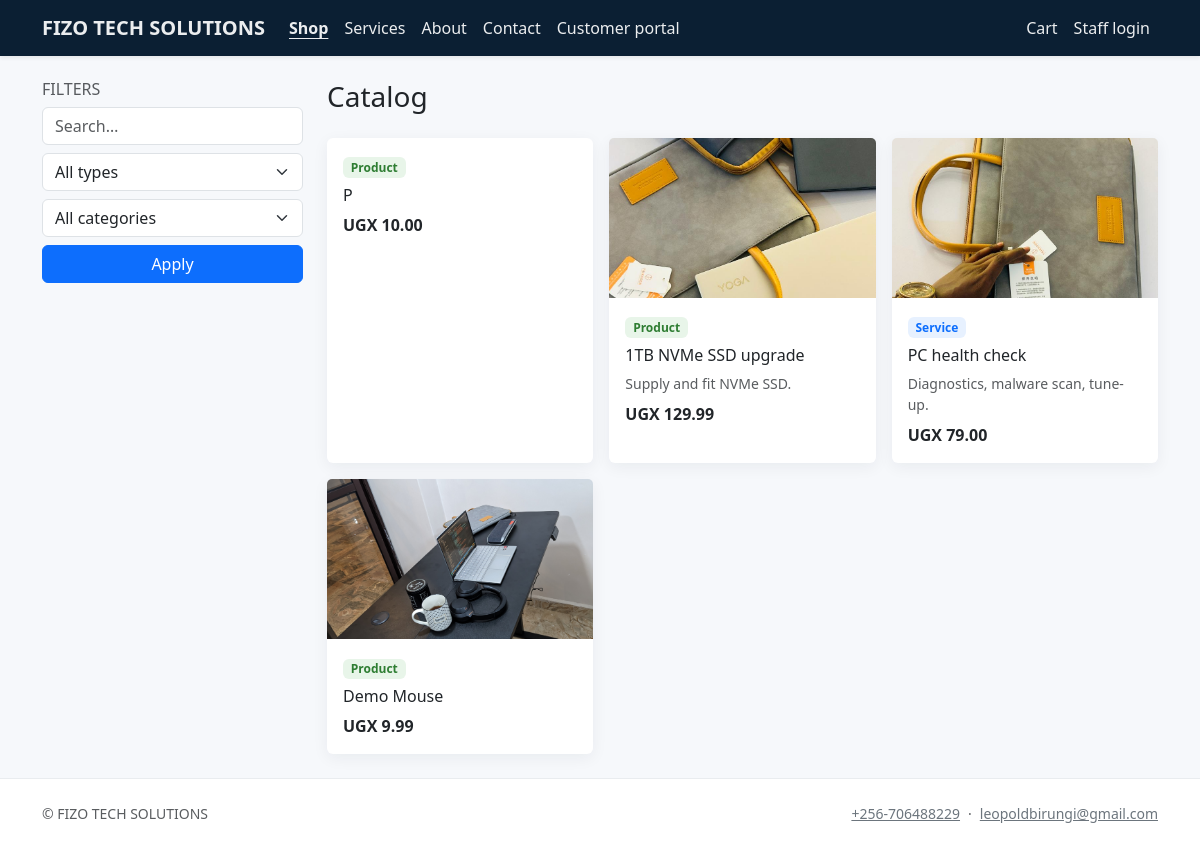
Page /catalog/ on the committed database.
### core/models.py (models this page shows, shortened)
class CompanySettings(models.Model):
    company_name = models.CharField(max_length=200, default="ALLTECH")
    legal_name = models.CharField(max_length=200, blank=True)
    tagline = models.CharField(max_length=300, blank=True)
    email = models.EmailField(blank=True)
    phone = models.CharField(max_length=64, blank=True)
    website = models.URLField(blank=True)
    address_line = models.CharField(max_length=255, blank=True)
    city = models.CharField(max_length=120, blank=True)
    region = models.CharField(max_length=120, blank=True)
    postal_code = models.CharField(max_length=32, blank=True)
    country = models.CharField(max_length=120, blank=True)
    tax_id = models.CharField(max_length=64, blank=True, verbose_name="Tax / VAT ID")
    bank_details = models.TextField(blank=True, help_text="Shown on invoices / proformas.")
    default_tax_rate = models.DecimalField(
        max_digits=5, decimal_places=2, default=0, help_text="Percentage, e.g. 15.00"
    )
    currency_code = models.CharField(max_length=8, default="UGX")
    logo = models.ImageField(upload_to="company/", blank=True, null=True)
    sla_low_hours = models.PositiveIntegerField(
        default=168, help_text="SLA target (hours) for Low priority work — default 1 week."
    )
    sla_normal_hours = models.PositiveIntegerField(
        default=72, help_text="SLA target (hours) for Normal priority — default 3 days."
    )
    sla_high_hours = models.PositiveIntegerField(
        default=24, help_text="SLA target (hours) for High priority — default 24h."
    )
    sla_urgent_hours = models.PositiveIntegerField(
        default=8, help_text="SLA target (hours) for Urgent priority — default 8h."
    )
    class Meta:
        verbose_name = "Company settings"
        verbose_name_plural = "Company settings"
    @classmethod
    def load(cls) -> "CompanySettings":
        obj, _ = cls.objects.get_or_create(pk=1)
        return obj

### catalog/models.py (models this page shows, shortened)
class Product(models.Model):
    KIND_PHYSICAL = "physical"
    KIND_SERVICE = "service"
    KIND_CHOICES = [
        (KIND_PHYSICAL, "Hardware / product"),
        (KIND_SERVICE, "IT service"),
    ]
    category = models.ForeignKey(
        Category, on_delete=models.PROTECT, related_name="products"
    )
    kind = models.CharField(max_length=20, choices=KIND_CHOICES, default=KIND_PHYSICAL)
    name = models.CharField(max_length=200)
    slug = models.SlugField(unique=True, max_length=220)
    sku = models.CharField(max_length=64, blank=True, db_index=True)
    short_description = models.CharField(max_length=300, blank=True)
    description = models.TextField(blank=True)
    price = models.DecimalField(max_digits=12, decimal_places=2)
    compare_at_price = models.DecimalField(
        max_digits=12, decimal_places=2, null=True, blank=True
    )
    track_inventory = models.BooleanField(default=True)
    stock_quantity = models.PositiveIntegerField(default=0)
    reorder_level = models.PositiveIntegerField(
        default=0,
        help_text="Alert when on-hand stock is at or below this level (0 = no alert).",
    )
    service_duration_hours = models.DecimalField(
        max_digits=6,
        decimal_places=2,
        null=True,
        blank=True,
        help_text="For services — estimated hours.",
    )
    is_published = models.BooleanField(default=True)
    is_featured = models.BooleanField(default=False)
    image = models.ImageField(upload_to="products/", blank=True, null=True)
    created_at = models.DateTimeField(auto_now_add=True)
    updated_at = models.DateTimeField(auto_now=True)
    class Meta:
        ordering = ["category__sort_order", "name"]
    def get_absolute_url(self) -> str:
        return reverse("product_detail", kwargs={"slug": self.slug})
    def has_sellable_variants(self) -> bool:
        return self.variants.filter(is_active=True).exists()
    @property
    def primary_display_image(self):
        img = (
            self.gallery_images.filter(image__isnull=False)
            .exclude(image="")
            .order_by("sort_order", "id")
            .first()
        )
        if img and img.image:
            return img.image
        return self.image if self.image else None

class ProductImage(models.Model):
    product = models.ForeignKey(
        Product, on_delete=models.CASCADE, related_name="gallery_images"
    )
    image = models.ImageField(upload_to="products/gallery/", blank=True, null=True)
    sort_order = models.PositiveIntegerField(default=0)
    alt_text = models.CharField(max_length=200, blank=True)
    class Meta:
        ordering = ["sort_order", "id"]

### catalog/views.py (the view, shortened to what this page needs)
# urls.py: path("", views.ProductListView.as_view(), name="product_list"),
class ProductListView(ListView):
    model = Product
    template_name = "catalog/product_list.html"
    context_object_name = "products"
    paginate_by = 12
    def get_queryset(self):
        qs = (
            Product.objects.filter(is_published=True)
            .select_related("category")
            .prefetch_related("gallery_images", "variants")
            .order_by("category__sort_order", "name")
        )
        kind = self.request.GET.get("kind")
        if kind in (Product.KIND_PHYSICAL, Product.KIND_SERVICE):
            qs = qs.filter(kind=kind)
        cat = self.request.GET.get("category")
        if cat:
            qs = qs.filter(category__slug=cat)
        q = self.request.GET.get("q")
        return qs
    def get_context_data(self, **kwargs):
        ctx = super().get_context_data(**kwargs)
        ctx["categories"] = Category.objects.all().order_by("sort_order", "name")
        ctx["current_kind"] = self.request.GET.get("kind") or ""
        ctx["current_category"] = self.request.GET.get("category") or ""
        ctx["search_q"] = self.request.GET.get("q") or ""
        return ctx

### commerce/cart.py (called while the page is built, shortened)
def _cart_dict(session: dict[str, Any]) -> dict[str, int]:
    raw = session.get(CART_SESSION_KEY)
    if not isinstance(raw, dict):
        return {}

def cart_item_count(session) -> int:
    return sum(_cart_dict(session).values())

### commerce/context_processors.py (called while the page is built)
def cart_summary(request):
    return {"cart_item_count": cart_mod.cart_item_count(request.session)}

### core/context_processors.py (called while the page is built)
def company(request):
    m = getattr(request, "resolver_match", None)
    url_name = getattr(m, "url_name", "") or ""
    ctx = {
        "company": CompanySettings.load(),
        "resolve_url_name": url_name,
    }
    user = getattr(request, "user", None)
    if user is not None and user.is_authenticated and user.is_staff:
        ctx["staff_unread_notifications"] = StaffNotification.objects.filter(
            recipient=user, is_read=False
        ).count()
    else:
        ctx["staff_unread_notifications"] = 0
    return ctx

### templates/catalog/product_list.html (shortened to what this page needs)
{% extends "base.html" %}
{% block content %}
<div class="container py-4">
  <div class="row">
    <aside class="col-lg-3 mb-4">
      <h2 class="h6 text-uppercase text-muted" id="catalog-filters-heading">Filters</h2>
      <form method="get" class="d-grid gap-2" aria-labelledby="catalog-filters-heading">
        <input type="search" name="q" value="{{ search_q }}" class="form-control" placeholder="Search…">
        <select name="kind" class="form-select">
          <option value="">All types</option>
        </select>
        <select name="category" class="form-select">
          <option value="">All categories</option>
        </select>
        <button class="btn btn-primary" type="submit">Apply</button>
      </form>
    </aside>
    <div class="col-lg-9" role="region" aria-labelledby="catalog-heading">
      <h1 class="h3 mb-4" id="catalog-heading">Catalog</h1>
      <div class="row g-3">
        {% for p in products %}
        <div class="col-md-4">
          <div class="card card-product h-100">
            {% if p.primary_display_image %}
            <img src="{{ p.primary_display_image.url }}" class="card-img-top object-fit-cover" style="height:160px" alt="{{ p.name }}">
            {% endif %}
            <div class="card-body">
              {% if p.kind == 'service' %}
              <span class="badge badge-kind-service">Service</span>
              {% else %}
              <span class="badge badge-kind-product">Product</span>
              {% endif %}
              <h2 class="h6 mt-2">{{ p.name }}</h2>
              <p class="small text-muted mb-2">{{ p.short_description|truncatewords:16 }}</p>
              <p class="fw-semibold mb-0">
                {% if p.has_sellable_variants and p.min_active_variant_price %}
                From {{ company.currency_code }} {{ p.min_active_variant_price }}
                {% else %}
                {{ company.currency_code }} {{ p.price }}
                {% endif %}
              </p>
            </div>
          </div>
        </div>
        {% empty %}
        <p class="text-muted">No items match your filters.</p>
        {% endfor %}
      </div>
    </div>
  </div>
</div>
{% endblock %}

### templates/base.html (shortened to what this page needs)
{% load static %}
<!DOCTYPE html>
<html lang="en">
<head>
  <link href="https://cdn.jsdelivr.net/npm/bootstrap@5.3.3/dist/css/bootstrap.min.css" rel="stylesheet">
  <link href="https://cdn.jsdelivr.net/npm/bootstrap-icons@1.11.3/font/bootstrap-icons.min.css" rel="stylesheet">
  <link href="{% static 'css/site.css' %}" rel="stylesheet">
</head>
<body class="d-flex flex-column min-vh-100 site-body">
  <header>
  {% with u=resolve_url_name %}
  <nav class="navbar navbar-expand-lg navbar-dark site-navbar shadow-sm sticky-top" aria-label="Main navigation">
    <div class="container">
      <a class="navbar-brand fw-semibold" href="{% url 'home' %}">{{ company.company_name }}</a>
      <div class="collapse navbar-collapse" id="navMain">
        <ul class="navbar-nav me-auto mb-2 mb-lg-0">
          <li class="nav-item"><a class="nav-link" href="{% url 'product_list' %}" {% if u == 'product_list' and request.GET.kind != 'service' or u == 'product_detail' and product and product.kind != 'service' %}aria-current="page"{% endif %}>Shop</a></li>
          <li class="nav-item"><a class="nav-link" href="{% url 'product_list' %}?kind=service" >Services</a></li>
          <li class="nav-item"><a class="nav-link" href="{% url 'about' %}" {% if u == 'about' %}aria-current="page"{% endif %}>About</a></li>
          <li class="nav-item"><a class="nav-link" href="{% url 'contact' %}" {% if u == 'contact' %}aria-current="page"{% endif %}>Contact</a></li>
          <li class="nav-item"><a class="nav-link" href="{% if user.is_authenticated %}{% url 'portal_home' %}{% else %}{% url 'portal_login' %}{% endif %}" {% if 'portal_' in u %}aria-current="page"{% endif %}>Customer portal</a></li>
        </ul>
        <ul class="navbar-nav ms-auto">
          <li class="nav-item">
            <a class="nav-link" href="{% url 'cart' %}" {% if u == 'cart' or u == 'checkout' %}aria-current="page"{% endif %} {% if cart_item_count %}aria-label="Shopping cart, {{ cart_item_count }} items"{% else %}aria-label="Shopping cart"{% endif %}>Cart
            </a>
          </li>
          {% if user.is_authenticated %}
          <li class="nav-item"><span class="nav-link disabled small" aria-hidden="true">{{ user.get_username }}</span><span class="visually-hidden">Signed in as {{ user.get_username }}</span></li>
          <li class="nav-item">
            <form method="post" action="{% url 'logout' %}" class="d-inline">
              {% csrf_token %}
              <button type="submit" class="nav-link bg-transparent border-0 text-start w-100 py-2" aria-label="Log out {{ user.get_username }}">Log out</button>
            </form>
          </li>
          {% else %}
          <li class="nav-item"><a class="nav-link" href="{% url 'login' %}" {% if u == 'login' %}aria-current="page"{% endif %}>Staff login</a></li>
          {% endif %}
        </ul>
      </div>
    </div>
  </nav>
  {% endwith %}
  </header>
  <main id="main-content" class="flex-grow-1 site-main">
    {% block content %}{% endblock %}
  </main>
  <footer class="footer-site py-4 mt-auto d-none d-lg-block">
    <div class="container small text-muted d-flex flex-wrap justify-content-between gap-2 align-items-center">
      <span>&copy; {{ company.company_name }}</span>
      <span class="d-flex flex-wrap gap-2 align-items-center">
        {% if company.phone %}<a class="link-secondary text-decoration-underline" href="tel:{{ company.phone|cut:' ' }}">{{ company.phone }}</a>{% endif %}
        {% if company.phone and company.email %}<span aria-hidden="true">·</span>{% endif %}
        {% if company.email %}<a class="link-secondary text-decoration-underline" href="mailto:{{ company.email }}">{{ company.email }}</a>{% endif %}
      </span>
    </div>
  </footer>
</body>
</html>

### static/css/site.css (style rules this page uses)
:root { --at-navy: #0b1f33; --at-accent: #0d6efd; --at-muted: #6c757d; --at-tabbar-h: 3.5rem; --at-tabbar-more: 5.5rem; }
body { font-family: "Segoe UI", system-ui, -apple-system, sans-serif; color: #212529; background: #f6f8fb; }
.site-navbar { background: var(--at-navy) !important; }
.site-navbar .nav-link, .site-navbar .navbar-brand { color: rgba(255, 255, 255, 0.92) !important; }
.site-navbar .nav-link[aria-current="page"] { font-weight: 600; text-decoration: underline; text-underline-offset: 0.25rem; }
.card-product { transition: transform 0.15s ease, box-shadow 0.15s ease; border: none; box-shadow: 0 0.25rem 1rem rgba(11, 31, 51, 0.06); }
.badge-kind-service { background: #e7f1ff; color: #0d6efd; }
.badge-kind-product { background: #e8f5e9; color: #2e7d32; }
.footer-site { background: #fff; border-top: 1px solid #e9ecef; margin-top: 3rem; }
@media (min-width: 992px) { .site-main { padding-bottom: 0 !important; } }

### rows in the picture
CompanySettings: company_name "FIZO TECH SOLUTIONS", currency_code "UGX", phone "+256-706488229", email "leopoldbirungi@gmail.com"
Product: kind "Product", name "P", price "10.00"
Product: primary_display_image (picture), kind "Product", name "1TB NVMe SSD upgrade", short_description "Supply and fit NVMe SSD.", price "129.99"
Product: primary_display_image (picture), kind "Service", name "PC health check", short_description "Diagnostics, malware scan, tune-up.", price "79.00"
Product: primary_display_image (picture), kind "Product", name "Demo Mouse", price "9.99"
